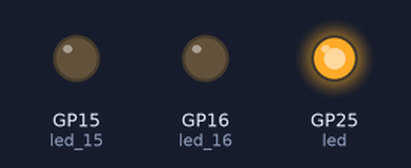
A program run on a simulated Raspberry Pi Pico running MicroPython. Parts: output pins drawn as LEDs (lit = HIGH). What the program prints to the serial console is not drawn.

Above: at 0.05 s.
At 2.8 s:
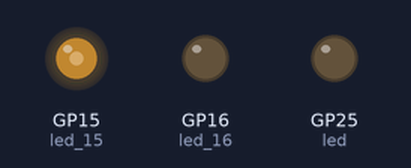
At 4.4 s:
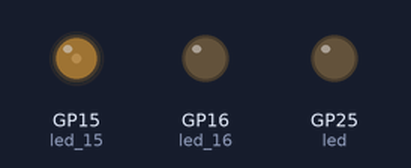
At 6.0 s:
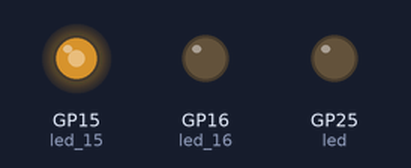
At 9.05 s:
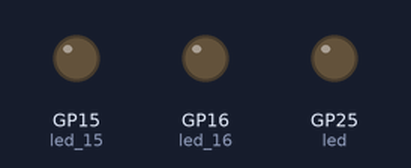
At 12.0 s:
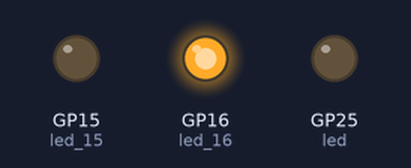
Timing chart, 0 to 15.6 s (numbered marks = the images above):
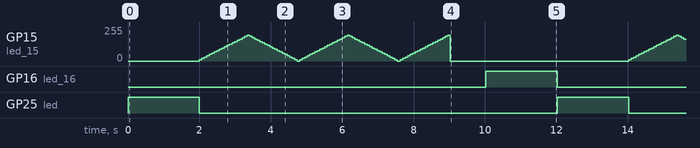

The program:

led_1.py
```python
import machine as leds
import time

led = leds.Pin("LED", leds.Pin.OUT)
led_15 = leds.Pin(15, leds.Pin.OUT)
led_16 = leds.Pin(16, leds.Pin.OUT)

def samchen():
    brled = leds.PWM(leds.Pin(led_15))
    brled.freq(1000)
    led_val = 0
    led_step = 5
    cont_1 = 0
    led_15.value(1)
    led.value(0)
    while True :
        led_val += led_step
        if led_val >= 100:
            led_val = 100
            led_step = -5
        elif led_val <= 0:
            led_val = 0
            led_step = 5
        brled.duty_u16(int(led_val * 500))
        cont_1 += 1
        print(f"Run : {cont_1}")
        time.sleep(0.07)
        if cont_1 >= 100:
            brled.deinit()
            time.sleep(1)
            led_15.value(0)
            #led_16.value(0)
            break
    led_15.value(0)
    print("增加呼吸燈")
while True:
    led_15.value(0)
    led.value(1)
    time.sleep(2)
    led.value(0)
    samchen()
    led_16.value(1)
    time.sleep(2)
    led_16.value(0)

print("設定完成")
```

Measured:
- by itself, GP15 (led_15): moves between 0/255 and 195/255, repeating every 12.0 s
- by itself, GP16 (led_16), GP25 (led): alternates HIGH for 2.0 s and LOW for 10.0 s
